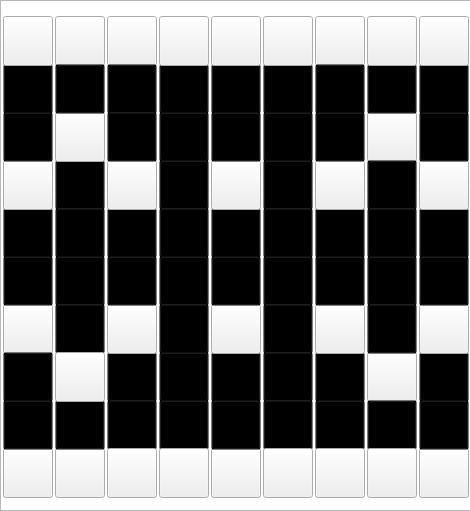
<?xml version="1.0" encoding="UTF-8"?>
<ui version="4.0">
 <class>MainWindow</class>
 <widget class="QMainWindow" name="MainWindow">
  <property name="geometry">
   <rect>
    <x>0</x>
    <y>0</y>
    <width>470</width>
    <height>511</height>
   </rect>
  </property>
  <property name="windowTitle">
   <string>MainWindow</string>
  </property>
  <widget class="QWidget" name="centralWidget">
   <widget class="QGraphicsView" name="plate">
    <property name="geometry">
     <rect>
      <x>0</x>
      <y>0</y>
      <width>471</width>
      <height>511</height>
     </rect>
    </property>
    <property name="styleSheet">
     <string notr="true">border-image: url(:/Chess_project/Chess_project/pic/01300000247881122610859882327.jpg);</string>
    </property>
   </widget>
   <widget class="QPushButton" name="x5_y5">
    <property name="geometry">
     <rect>
      <x>211</x>
      <y>208</y>
      <width>50</width>
      <height>50</height>
     </rect>
    </property>
    <property name="styleSheet">
     <string notr="true">background-color:transparent</string>
    </property>
    <property name="text">
     <string/>
    </property>
   </widget>
   <widget class="QPushButton" name="x8_y5">
    <property name="geometry">
     <rect>
      <x>367</x>
      <y>208</y>
      <width>50</width>
      <height>50</height>
     </rect>
    </property>
    <property name="styleSheet">
     <string notr="true">background-color:transparent</string>
    </property>
    <property name="text">
     <string/>
    </property>
   </widget>
   <widget class="QPushButton" name="x2_y5">
    <property name="geometry">
     <rect>
      <x>55</x>
      <y>208</y>
      <width>50</width>
      <height>50</height>
     </rect>
    </property>
    <property name="styleSheet">
     <string notr="true">background-color:transparent</string>
    </property>
    <property name="text">
     <string/>
    </property>
   </widget>
   <widget class="QPushButton" name="x7_y5">
    <property name="geometry">
     <rect>
      <x>315</x>
      <y>208</y>
      <width>50</width>
      <height>50</height>
     </rect>
    </property>
    <property name="styleSheet">
     <string notr="true">background-color:transparent</string>
    </property>
    <property name="text">
     <string/>
    </property>
   </widget>
   <widget class="QPushButton" name="x4_y5">
    <property name="geometry">
     <rect>
      <x>159</x>
      <y>208</y>
      <width>50</width>
      <height>50</height>
     </rect>
    </property>
    <property name="styleSheet">
     <string notr="true">background-color:transparent</string>
    </property>
    <property name="text">
     <string/>
    </property>
   </widget>
   <widget class="QPushButton" name="x1_y5">
    <property name="geometry">
     <rect>
      <x>3</x>
      <y>208</y>
      <width>50</width>
      <height>50</height>
     </rect>
    </property>
    <property name="styleSheet">
     <string notr="true">background-color:transparent</string>
    </property>
    <property name="text">
     <string/>
    </property>
   </widget>
   <widget class="QPushButton" name="x3_y5">
    <property name="geometry">
     <rect>
      <x>107</x>
      <y>208</y>
      <width>50</width>
      <height>50</height>
     </rect>
    </property>
    <property name="styleSheet">
     <string notr="true">background-color:transparent</string>
    </property>
    <property name="text">
     <string/>
    </property>
   </widget>
   <widget class="QPushButton" name="x6_y5">
    <property name="geometry">
     <rect>
      <x>263</x>
      <y>208</y>
      <width>50</width>
      <height>50</height>
     </rect>
    </property>
    <property name="styleSheet">
     <string notr="true">background-color:transparent</string>
    </property>
    <property name="text">
     <string/>
    </property>
   </widget>
   <widget class="QPushButton" name="x9_y5">
    <property name="geometry">
     <rect>
      <x>419</x>
      <y>208</y>
      <width>50</width>
      <height>50</height>
     </rect>
    </property>
    <property name="styleSheet">
     <string notr="true">background-color:transparent</string>
    </property>
    <property name="text">
     <string/>
    </property>
   </widget>
   <widget class="QPushButton" name="x5_y8">
    <property name="geometry">
     <rect>
      <x>211</x>
      <y>352</y>
      <width>50</width>
      <height>50</height>
     </rect>
    </property>
    <property name="styleSheet">
     <string notr="true">background-color:transparent</string>
    </property>
    <property name="text">
     <string/>
    </property>
   </widget>
   <widget class="QPushButton" name="x4_y7">
    <property name="geometry">
     <rect>
      <x>159</x>
      <y>304</y>
      <width>50</width>
      <height>50</height>
     </rect>
    </property>
    <property name="styleSheet">
     <string notr="true">background-color:transparent</string>
    </property>
    <property name="text">
     <string/>
    </property>
   </widget>
   <widget class="QPushButton" name="x4_y8">
    <property name="geometry">
     <rect>
      <x>159</x>
      <y>352</y>
      <width>50</width>
      <height>50</height>
     </rect>
    </property>
    <property name="styleSheet">
     <string notr="true">background-color:transparent</string>
    </property>
    <property name="text">
     <string/>
    </property>
   </widget>
   <widget class="QPushButton" name="x6_y9">
    <property name="geometry">
     <rect>
      <x>263</x>
      <y>400</y>
      <width>50</width>
      <height>50</height>
     </rect>
    </property>
    <property name="styleSheet">
     <string notr="true">background-color:transparent</string>
    </property>
    <property name="text">
     <string/>
    </property>
   </widget>
   <widget class="QPushButton" name="x9_y8">
    <property name="geometry">
     <rect>
      <x>419</x>
      <y>352</y>
      <width>50</width>
      <height>50</height>
     </rect>
    </property>
    <property name="styleSheet">
     <string notr="true">background-color:transparent</string>
    </property>
    <property name="text">
     <string/>
    </property>
   </widget>
   <widget class="QPushButton" name="x9_ya">
    <property name="geometry">
     <rect>
      <x>419</x>
      <y>448</y>
      <width>50</width>
      <height>50</height>
     </rect>
    </property>
    <property name="styleSheet">
     <string notr="true">border-image: url(:/Chess_project/Chess_project/pic/redchar.png);</string>
    </property>
    <property name="text">
     <string/>
    </property>
   </widget>
   <widget class="QPushButton" name="x5_ya">
    <property name="geometry">
     <rect>
      <x>211</x>
      <y>448</y>
      <width>50</width>
      <height>50</height>
     </rect>
    </property>
    <property name="styleSheet">
     <string notr="true">border-image: url(:/Chess_project/Chess_project/pic/redgen.png);</string>
    </property>
    <property name="text">
     <string/>
    </property>
   </widget>
   <widget class="QPushButton" name="x3_y9">
    <property name="geometry">
     <rect>
      <x>107</x>
      <y>400</y>
      <width>50</width>
      <height>50</height>
     </rect>
    </property>
    <property name="styleSheet">
     <string notr="true">background-color:transparent</string>
    </property>
    <property name="text">
     <string/>
    </property>
   </widget>
   <widget class="QPushButton" name="x8_y8">
    <property name="geometry">
     <rect>
      <x>367</x>
      <y>352</y>
      <width>50</width>
      <height>50</height>
     </rect>
    </property>
    <property name="styleSheet">
     <string notr="true">border-image: url(:/Chess_project/Chess_project/pic/redcan.png);</string>
    </property>
    <property name="text">
     <string/>
    </property>
   </widget>
   <widget class="QPushButton" name="x3_ya">
    <property name="geometry">
     <rect>
      <x>107</x>
      <y>448</y>
      <width>50</width>
      <height>50</height>
     </rect>
    </property>
    <property name="styleSheet">
     <string notr="true">border-image: url(:/Chess_project/Chess_project/pic/redele.png);</string>
    </property>
    <property name="text">
     <string/>
    </property>
   </widget>
   <widget class="QPushButton" name="x3_y8">
    <property name="geometry">
     <rect>
      <x>107</x>
      <y>352</y>
      <width>50</width>
      <height>50</height>
     </rect>
    </property>
    <property name="styleSheet">
     <string notr="true">background-color:transparent</string>
    </property>
    <property name="text">
     <string/>
    </property>
   </widget>
   <widget class="QPushButton" name="x2_ya">
    <property name="geometry">
     <rect>
      <x>55</x>
      <y>448</y>
      <width>50</width>
      <height>50</height>
     </rect>
    </property>
    <property name="styleSheet">
     <string notr="true">border-image: url(:/Chess_project/Chess_project/pic/redhorse.png);</string>
    </property>
    <property name="text">
     <string/>
    </property>
   </widget>
   <widget class="QPushButton" name="x2_y7">
    <property name="geometry">
     <rect>
      <x>55</x>
      <y>304</y>
      <width>50</width>
      <height>50</height>
     </rect>
    </property>
    <property name="styleSheet">
     <string notr="true">background-color:transparent</string>
    </property>
    <property name="text">
     <string/>
    </property>
   </widget>
   <widget class="QPushButton" name="x8_y7">
    <property name="geometry">
     <rect>
      <x>367</x>
      <y>304</y>
      <width>50</width>
      <height>50</height>
     </rect>
    </property>
    <property name="styleSheet">
     <string notr="true">background-color:transparent</string>
    </property>
    <property name="text">
     <string/>
    </property>
   </widget>
   <widget class="QPushButton" name="x3_y7">
    <property name="geometry">
     <rect>
      <x>107</x>
      <y>304</y>
      <width>50</width>
      <height>50</height>
     </rect>
    </property>
    <property name="styleSheet">
     <string notr="true">border-image: url(:/Chess_project/Chess_project/pic/redsod.png);</string>
    </property>
    <property name="text">
     <string/>
    </property>
   </widget>
   <widget class="QPushButton" name="x5_y9">
    <property name="geometry">
     <rect>
      <x>211</x>
      <y>400</y>
      <width>50</width>
      <height>50</height>
     </rect>
    </property>
    <property name="styleSheet">
     <string notr="true">background-color:transparent</string>
    </property>
    <property name="text">
     <string/>
    </property>
   </widget>
   <widget class="QPushButton" name="x4_y9">
    <property name="geometry">
     <rect>
      <x>159</x>
      <y>400</y>
      <width>50</width>
      <height>50</height>
     </rect>
    </property>
    <property name="styleSheet">
     <string notr="true">background-color:transparent</string>
    </property>
    <property name="text">
     <string/>
    </property>
   </widget>
   <widget class="QPushButton" name="x8_y9">
    <property name="geometry">
     <rect>
      <x>367</x>
      <y>400</y>
      <width>50</width>
      <height>50</height>
     </rect>
    </property>
    <property name="styleSheet">
     <string notr="true">background-color:transparent</string>
    </property>
    <property name="text">
     <string/>
    </property>
   </widget>
   <widget class="QPushButton" name="x1_ya">
    <property name="geometry">
     <rect>
      <x>3</x>
      <y>448</y>
      <width>50</width>
      <height>50</height>
     </rect>
    </property>
    <property name="styleSheet">
     <string notr="true">border-image: url(:/Chess_project/Chess_project/pic/redchar.png);</string>
    </property>
    <property name="text">
     <string/>
    </property>
   </widget>
   <widget class="QPushButton" name="x9_y7">
    <property name="geometry">
     <rect>
      <x>419</x>
      <y>304</y>
      <width>50</width>
      <height>50</height>
     </rect>
    </property>
    <property name="styleSheet">
     <string notr="true">border-image: url(:/Chess_project/Chess_project/pic/redsod.png);</string>
    </property>
    <property name="text">
     <string/>
    </property>
   </widget>
   <widget class="QPushButton" name="x1_y7">
    <property name="geometry">
     <rect>
      <x>3</x>
      <y>304</y>
      <width>50</width>
      <height>50</height>
     </rect>
    </property>
    <property name="styleSheet">
     <string notr="true">border-image: url(:/Chess_project/Chess_project/pic/redsod.png);</string>
    </property>
    <property name="text">
     <string/>
    </property>
   </widget>
   <widget class="QPushButton" name="x1_y8">
    <property name="geometry">
     <rect>
      <x>3</x>
      <y>352</y>
      <width>50</width>
      <height>50</height>
     </rect>
    </property>
    <property name="styleSheet">
     <string notr="true">background-color:transparent</string>
    </property>
    <property name="text">
     <string/>
    </property>
   </widget>
   <widget class="QPushButton" name="x2_y9">
    <property name="geometry">
     <rect>
      <x>55</x>
      <y>400</y>
      <width>50</width>
      <height>50</height>
     </rect>
    </property>
    <property name="styleSheet">
     <string notr="true">background-color:transparent</string>
    </property>
    <property name="text">
     <string/>
    </property>
   </widget>
   <widget class="QPushButton" name="x6_y8">
    <property name="geometry">
     <rect>
      <x>263</x>
      <y>352</y>
      <width>50</width>
      <height>50</height>
     </rect>
    </property>
    <property name="styleSheet">
     <string notr="true">background-color:transparent</string>
    </property>
    <property name="text">
     <string/>
    </property>
   </widget>
   <widget class="QPushButton" name="x6_y7">
    <property name="geometry">
     <rect>
      <x>263</x>
      <y>304</y>
      <width>50</width>
      <height>50</height>
     </rect>
    </property>
    <property name="styleSheet">
     <string notr="true">background-color:transparent</string>
    </property>
    <property name="text">
     <string/>
    </property>
   </widget>
   <widget class="QPushButton" name="x6_ya">
    <property name="geometry">
     <rect>
      <x>263</x>
      <y>448</y>
      <width>50</width>
      <height>50</height>
     </rect>
    </property>
    <property name="styleSheet">
     <string notr="true">border-image: url(:/Chess_project/Chess_project/pic/redadv.png);</string>
    </property>
    <property name="text">
     <string/>
    </property>
   </widget>
   <widget class="QPushButton" name="x4_ya">
    <property name="geometry">
     <rect>
      <x>159</x>
      <y>448</y>
      <width>50</width>
      <height>50</height>
     </rect>
    </property>
    <property name="styleSheet">
     <string notr="true">border-image: url(:/Chess_project/Chess_project/pic/redadv.png);</string>
    </property>
    <property name="text">
     <string/>
    </property>
   </widget>
   <widget class="QPushButton" name="x9_y9">
    <property name="geometry">
     <rect>
      <x>419</x>
      <y>400</y>
      <width>50</width>
      <height>50</height>
     </rect>
    </property>
    <property name="styleSheet">
     <string notr="true">background-color:transparent</string>
    </property>
    <property name="text">
     <string/>
    </property>
   </widget>
   <widget class="QPushButton" name="x7_y8">
    <property name="geometry">
     <rect>
      <x>315</x>
      <y>352</y>
      <width>50</width>
      <height>50</height>
     </rect>
    </property>
    <property name="styleSheet">
     <string notr="true">background-color:transparent</string>
    </property>
    <property name="text">
     <string/>
    </property>
   </widget>
   <widget class="QPushButton" name="x5_y7">
    <property name="geometry">
     <rect>
      <x>211</x>
      <y>304</y>
      <width>50</width>
      <height>50</height>
     </rect>
    </property>
    <property name="styleSheet">
     <string notr="true">border-image: url(:/Chess_project/Chess_project/pic/redsod.png);</string>
    </property>
    <property name="text">
     <string/>
    </property>
   </widget>
   <widget class="QPushButton" name="x8_ya">
    <property name="geometry">
     <rect>
      <x>367</x>
      <y>448</y>
      <width>50</width>
      <height>50</height>
     </rect>
    </property>
    <property name="styleSheet">
     <string notr="true">border-image: url(:/Chess_project/Chess_project/pic/redhorse.png);</string>
    </property>
    <property name="text">
     <string/>
    </property>
   </widget>
   <widget class="QPushButton" name="x7_y9">
    <property name="geometry">
     <rect>
      <x>315</x>
      <y>400</y>
      <width>50</width>
      <height>50</height>
     </rect>
    </property>
    <property name="styleSheet">
     <string notr="true">background-color:transparent</string>
    </property>
    <property name="text">
     <string/>
    </property>
   </widget>
   <widget class="QPushButton" name="x2_y8">
    <property name="geometry">
     <rect>
      <x>55</x>
      <y>352</y>
      <width>50</width>
      <height>50</height>
     </rect>
    </property>
    <property name="styleSheet">
     <string notr="true">border-image: url(:/Chess_project/Chess_project/pic/redcan.png);</string>
    </property>
    <property name="text">
     <string/>
    </property>
   </widget>
   <widget class="QPushButton" name="x7_ya">
    <property name="geometry">
     <rect>
      <x>315</x>
      <y>448</y>
      <width>50</width>
      <height>50</height>
     </rect>
    </property>
    <property name="styleSheet">
     <string notr="true">border-image: url(:/Chess_project/Chess_project/pic/redele.png);</string>
    </property>
    <property name="text">
     <string/>
    </property>
   </widget>
   <widget class="QPushButton" name="x7_y7">
    <property name="geometry">
     <rect>
      <x>315</x>
      <y>304</y>
      <width>50</width>
      <height>50</height>
     </rect>
    </property>
    <property name="styleSheet">
     <string notr="true">border-image: url(:/Chess_project/Chess_project/pic/redsod.png);</string>
    </property>
    <property name="text">
     <string/>
    </property>
   </widget>
   <widget class="QPushButton" name="x1_y9">
    <property name="geometry">
     <rect>
      <x>3</x>
      <y>400</y>
      <width>50</width>
      <height>50</height>
     </rect>
    </property>
    <property name="styleSheet">
     <string notr="true">background-color:transparent</string>
    </property>
    <property name="text">
     <string/>
    </property>
   </widget>
   <widget class="QPushButton" name="x9_y6">
    <property name="geometry">
     <rect>
      <x>419</x>
      <y>256</y>
      <width>50</width>
      <height>50</height>
     </rect>
    </property>
    <property name="styleSheet">
     <string notr="true">background-color:transparent</string>
    </property>
    <property name="text">
     <string/>
    </property>
   </widget>
   <widget class="QPushButton" name="x5_y6">
    <property name="geometry">
     <rect>
      <x>211</x>
      <y>256</y>
      <width>50</width>
      <height>50</height>
     </rect>
    </property>
    <property name="styleSheet">
     <string notr="true">background-color:transparent</string>
    </property>
    <property name="text">
     <string/>
    </property>
   </widget>
   <widget class="QPushButton" name="x7_y6">
    <property name="geometry">
     <rect>
      <x>315</x>
      <y>256</y>
      <width>50</width>
      <height>50</height>
     </rect>
    </property>
    <property name="styleSheet">
     <string notr="true">background-color:transparent</string>
    </property>
    <property name="text">
     <string/>
    </property>
   </widget>
   <widget class="QPushButton" name="x1_y6">
    <property name="geometry">
     <rect>
      <x>3</x>
      <y>256</y>
      <width>50</width>
      <height>50</height>
     </rect>
    </property>
    <property name="styleSheet">
     <string notr="true">background-color:transparent</string>
    </property>
    <property name="text">
     <string/>
    </property>
   </widget>
   <widget class="QPushButton" name="x3_y6">
    <property name="geometry">
     <rect>
      <x>107</x>
      <y>256</y>
      <width>50</width>
      <height>50</height>
     </rect>
    </property>
    <property name="styleSheet">
     <string notr="true">background-color:transparent</string>
    </property>
    <property name="text">
     <string/>
    </property>
   </widget>
   <widget class="QPushButton" name="x4_y6">
    <property name="geometry">
     <rect>
      <x>159</x>
      <y>256</y>
      <width>50</width>
      <height>50</height>
     </rect>
    </property>
    <property name="styleSheet">
     <string notr="true">background-color:transparent</string>
    </property>
    <property name="text">
     <string/>
    </property>
   </widget>
   <widget class="QPushButton" name="x2_y6">
    <property name="geometry">
     <rect>
      <x>55</x>
      <y>256</y>
      <width>50</width>
      <height>50</height>
     </rect>
    </property>
    <property name="styleSheet">
     <string notr="true">background-color:transparent</string>
    </property>
    <property name="text">
     <string/>
    </property>
   </widget>
   <widget class="QPushButton" name="x6_y6">
    <property name="geometry">
     <rect>
      <x>263</x>
      <y>256</y>
      <width>50</width>
      <height>50</height>
     </rect>
    </property>
    <property name="styleSheet">
     <string notr="true">background-color:transparent</string>
    </property>
    <property name="text">
     <string/>
    </property>
   </widget>
   <widget class="QPushButton" name="x8_y6">
    <property name="geometry">
     <rect>
      <x>367</x>
      <y>256</y>
      <width>50</width>
      <height>50</height>
     </rect>
    </property>
    <property name="styleSheet">
     <string notr="true">background-color:transparent</string>
    </property>
    <property name="text">
     <string/>
    </property>
   </widget>
   <widget class="QPushButton" name="x8_y3">
    <property name="geometry">
     <rect>
      <x>367</x>
      <y>112</y>
      <width>50</width>
      <height>50</height>
     </rect>
    </property>
    <property name="styleSheet">
     <string notr="true">border-image: url(:/Chess_project/Chess_project/pic/blackcan.png);</string>
    </property>
    <property name="text">
     <string/>
    </property>
   </widget>
   <widget class="QPushButton" name="x1_y2">
    <property name="enabled">
     <bool>true</bool>
    </property>
    <property name="geometry">
     <rect>
      <x>3</x>
      <y>64</y>
      <width>50</width>
      <height>50</height>
     </rect>
    </property>
    <property name="styleSheet">
     <string notr="true">background-color:transparent</string>
    </property>
    <property name="text">
     <string/>
    </property>
   </widget>
   <widget class="QPushButton" name="x3_y4">
    <property name="geometry">
     <rect>
      <x>107</x>
      <y>160</y>
      <width>50</width>
      <height>50</height>
     </rect>
    </property>
    <property name="styleSheet">
     <string notr="true">border-image: url(:/Chess_project/Chess_project/pic/blacksod.png);</string>
    </property>
    <property name="text">
     <string/>
    </property>
   </widget>
   <widget class="QPushButton" name="x3_y1">
    <property name="geometry">
     <rect>
      <x>107</x>
      <y>16</y>
      <width>50</width>
      <height>50</height>
     </rect>
    </property>
    <property name="styleSheet">
     <string notr="true">border-image: url(:/Chess_project/Chess_project/pic/blackele.png);</string>
    </property>
    <property name="text">
     <string/>
    </property>
   </widget>
   <widget class="QPushButton" name="x2_y4">
    <property name="geometry">
     <rect>
      <x>55</x>
      <y>160</y>
      <width>50</width>
      <height>50</height>
     </rect>
    </property>
    <property name="styleSheet">
     <string notr="true">background-color:transparent</string>
    </property>
    <property name="text">
     <string/>
    </property>
   </widget>
   <widget class="QPushButton" name="x7_y4">
    <property name="geometry">
     <rect>
      <x>315</x>
      <y>160</y>
      <width>50</width>
      <height>50</height>
     </rect>
    </property>
    <property name="styleSheet">
     <string notr="true">border-image: url(:/Chess_project/Chess_project/pic/blacksod.png);</string>
    </property>
    <property name="text">
     <string/>
    </property>
   </widget>
   <widget class="QPushButton" name="x8_y4">
    <property name="geometry">
     <rect>
      <x>367</x>
      <y>160</y>
      <width>50</width>
      <height>50</height>
     </rect>
    </property>
    <property name="styleSheet">
     <string notr="true">background-color:transparent</string>
    </property>
    <property name="text">
     <string/>
    </property>
   </widget>
   <widget class="QPushButton" name="x5_y2">
    <property name="geometry">
     <rect>
      <x>211</x>
      <y>64</y>
      <width>50</width>
      <height>50</height>
     </rect>
    </property>
    <property name="styleSheet">
     <string notr="true">background-color:transparent</string>
    </property>
    <property name="text">
     <string/>
    </property>
   </widget>
   <widget class="QPushButton" name="x3_y3">
    <property name="geometry">
     <rect>
      <x>107</x>
      <y>112</y>
      <width>50</width>
      <height>50</height>
     </rect>
    </property>
    <property name="styleSheet">
     <string notr="true">background-color:transparent</string>
    </property>
    <property name="text">
     <string/>
    </property>
   </widget>
   <widget class="QPushButton" name="x1_y4">
    <property name="geometry">
     <rect>
      <x>3</x>
      <y>160</y>
      <width>50</width>
      <height>50</height>
     </rect>
    </property>
    <property name="styleSheet">
     <string notr="true">border-image: url(:/Chess_project/Chess_project/pic/blacksod.png);</string>
    </property>
    <property name="text">
     <string/>
    </property>
   </widget>
   <widget class="QPushButton" name="x2_y3">
    <property name="geometry">
     <rect>
      <x>55</x>
      <y>112</y>
      <width>50</width>
      <height>50</height>
     </rect>
    </property>
    <property name="styleSheet">
     <string notr="true">border-image: url(:/Chess_project/Chess_project/pic/blackcan.png);</string>
    </property>
    <property name="text">
     <string/>
    </property>
   </widget>
   <widget class="QPushButton" name="x2_y1">
    <property name="geometry">
     <rect>
      <x>55</x>
      <y>16</y>
      <width>50</width>
      <height>50</height>
     </rect>
    </property>
    <property name="styleSheet">
     <string notr="true">border-image: url(:/Chess_project/Chess_project/pic/blackhorse.png);</string>
    </property>
    <property name="text">
     <string/>
    </property>
   </widget>
   <widget class="QPushButton" name="x4_y2">
    <property name="geometry">
     <rect>
      <x>159</x>
      <y>64</y>
      <width>50</width>
      <height>50</height>
     </rect>
    </property>
    <property name="styleSheet">
     <string notr="true">background-color:transparent</string>
    </property>
    <property name="text">
     <string/>
    </property>
   </widget>
   <widget class="QPushButton" name="x5_y1">
    <property name="geometry">
     <rect>
      <x>211</x>
      <y>16</y>
      <width>50</width>
      <height>50</height>
     </rect>
    </property>
    <property name="styleSheet">
     <string notr="true">border-image: url(:/Chess_project/Chess_project/pic/blackgen.png);</string>
    </property>
    <property name="text">
     <string/>
    </property>
   </widget>
   <widget class="QPushButton" name="x6_y2">
    <property name="geometry">
     <rect>
      <x>263</x>
      <y>64</y>
      <width>50</width>
      <height>50</height>
     </rect>
    </property>
    <property name="styleSheet">
     <string notr="true">background-color:transparent</string>
    </property>
    <property name="text">
     <string/>
    </property>
   </widget>
   <widget class="QPushButton" name="x3_y2">
    <property name="geometry">
     <rect>
      <x>107</x>
      <y>64</y>
      <width>50</width>
      <height>50</height>
     </rect>
    </property>
    <property name="styleSheet">
     <string notr="true">background-color:transparent</string>
    </property>
    <property name="text">
     <string/>
    </property>
   </widget>
   <widget class="QPushButton" name="x2_y2">
    <property name="geometry">
     <rect>
      <x>55</x>
      <y>64</y>
      <width>50</width>
      <height>50</height>
     </rect>
    </property>
    <property name="styleSheet">
     <string notr="true">background-color:transparent</string>
    </property>
    <property name="text">
     <string/>
    </property>
   </widget>
   <widget class="QPushButton" name="x5_y4">
    <property name="geometry">
     <rect>
      <x>211</x>
      <y>160</y>
      <width>50</width>
      <height>50</height>
     </rect>
    </property>
    <property name="styleSheet">
     <string notr="true">border-image: url(:/Chess_project/Chess_project/pic/blacksod.png);</string>
    </property>
    <property name="text">
     <string/>
    </property>
   </widget>
   <widget class="QPushButton" name="x7_y1">
    <property name="geometry">
     <rect>
      <x>315</x>
      <y>16</y>
      <width>50</width>
      <height>50</height>
     </rect>
    </property>
    <property name="styleSheet">
     <string notr="true">border-image: url(:/Chess_project/Chess_project/pic/blackele.png);</string>
    </property>
    <property name="text">
     <string/>
    </property>
   </widget>
   <widget class="QPushButton" name="x7_y2">
    <property name="geometry">
     <rect>
      <x>315</x>
      <y>64</y>
      <width>50</width>
      <height>50</height>
     </rect>
    </property>
    <property name="styleSheet">
     <string notr="true">background-color:transparent</string>
    </property>
    <property name="text">
     <string/>
    </property>
   </widget>
   <widget class="QPushButton" name="x9_y4">
    <property name="geometry">
     <rect>
      <x>419</x>
      <y>160</y>
      <width>50</width>
      <height>50</height>
     </rect>
    </property>
    <property name="styleSheet">
     <string notr="true">border-image: url(:/Chess_project/Chess_project/pic/blacksod.png);</string>
    </property>
    <property name="text">
     <string/>
    </property>
   </widget>
   <widget class="QPushButton" name="x9_y2">
    <property name="geometry">
     <rect>
      <x>419</x>
      <y>64</y>
      <width>50</width>
      <height>50</height>
     </rect>
    </property>
    <property name="styleSheet">
     <string notr="true">background-color:transparent</string>
    </property>
    <property name="text">
     <string/>
    </property>
   </widget>
   <widget class="QPushButton" name="x4_y3">
    <property name="geometry">
     <rect>
      <x>159</x>
      <y>112</y>
      <width>50</width>
      <height>50</height>
     </rect>
    </property>
    <property name="styleSheet">
     <string notr="true">background-color:transparent</string>
    </property>
    <property name="text">
     <string/>
    </property>
   </widget>
   <widget class="QPushButton" name="x1_y3">
    <property name="geometry">
     <rect>
      <x>3</x>
      <y>112</y>
      <width>50</width>
      <height>50</height>
     </rect>
    </property>
    <property name="styleSheet">
     <string notr="true">background-color:transparent</string>
    </property>
    <property name="text">
     <string/>
    </property>
   </widget>
   <widget class="QPushButton" name="x8_y2">
    <property name="geometry">
     <rect>
      <x>367</x>
      <y>64</y>
      <width>50</width>
      <height>50</height>
     </rect>
    </property>
    <property name="styleSheet">
     <string notr="true">background-color:transparent</string>
    </property>
    <property name="text">
     <string/>
    </property>
   </widget>
   <widget class="QPushButton" name="x7_y3">
    <property name="geometry">
     <rect>
      <x>315</x>
      <y>112</y>
      <width>50</width>
      <height>50</height>
     </rect>
    </property>
    <property name="styleSheet">
     <string notr="true">background-color:transparent</string>
    </property>
    <property name="text">
     <string/>
    </property>
   </widget>
   <widget class="QPushButton" name="x4_y4">
    <property name="geometry">
     <rect>
      <x>159</x>
      <y>160</y>
      <width>50</width>
      <height>50</height>
     </rect>
    </property>
    <property name="styleSheet">
     <string notr="true">background-color:transparent</string>
    </property>
    <property name="text">
     <string/>
    </property>
   </widget>
   <widget class="QPushButton" name="x4_y1">
    <property name="geometry">
     <rect>
      <x>159</x>
      <y>16</y>
      <width>50</width>
      <height>50</height>
     </rect>
    </property>
    <property name="styleSheet">
     <string notr="true">border-image: url(:/Chess_project/Chess_project/pic/blackadv.png);</string>
    </property>
    <property name="text">
     <string/>
    </property>
   </widget>
   <widget class="QPushButton" name="x5_y3">
    <property name="geometry">
     <rect>
      <x>211</x>
      <y>112</y>
      <width>50</width>
      <height>50</height>
     </rect>
    </property>
    <property name="styleSheet">
     <string notr="true">background-color:transparent</string>
    </property>
    <property name="text">
     <string/>
    </property>
   </widget>
   <widget class="QPushButton" name="x6_y1">
    <property name="geometry">
     <rect>
      <x>263</x>
      <y>16</y>
      <width>50</width>
      <height>50</height>
     </rect>
    </property>
    <property name="styleSheet">
     <string notr="true">border-image: url(:/Chess_project/Chess_project/pic/blackadv.png);</string>
    </property>
    <property name="text">
     <string/>
    </property>
   </widget>
   <widget class="QPushButton" name="x9_y3">
    <property name="geometry">
     <rect>
      <x>419</x>
      <y>112</y>
      <width>50</width>
      <height>50</height>
     </rect>
    </property>
    <property name="styleSheet">
     <string notr="true">background-color:transparent</string>
    </property>
    <property name="text">
     <string/>
    </property>
   </widget>
   <widget class="QPushButton" name="x1_y1">
    <property name="geometry">
     <rect>
      <x>3</x>
      <y>16</y>
      <width>50</width>
      <height>50</height>
     </rect>
    </property>
    <property name="styleSheet">
     <string notr="true">border-image: url(:/Chess_project/Chess_project/pic/blackchar.png);</string>
    </property>
    <property name="text">
     <string/>
    </property>
   </widget>
   <widget class="QPushButton" name="x6_y3">
    <property name="geometry">
     <rect>
      <x>263</x>
      <y>112</y>
      <width>50</width>
      <height>50</height>
     </rect>
    </property>
    <property name="styleSheet">
     <string notr="true">background-color:transparent</string>
    </property>
    <property name="text">
     <string/>
    </property>
   </widget>
   <widget class="QPushButton" name="x9_y1">
    <property name="geometry">
     <rect>
      <x>419</x>
      <y>16</y>
      <width>50</width>
      <height>50</height>
     </rect>
    </property>
    <property name="styleSheet">
     <string notr="true">border-image: url(:/Chess_project/Chess_project/pic/blackchar.png);</string>
    </property>
    <property name="text">
     <string/>
    </property>
   </widget>
   <widget class="QPushButton" name="x6_y4">
    <property name="geometry">
     <rect>
      <x>263</x>
      <y>160</y>
      <width>50</width>
      <height>50</height>
     </rect>
    </property>
    <property name="styleSheet">
     <string notr="true">background-color:transparent</string>
    </property>
    <property name="text">
     <string/>
    </property>
   </widget>
   <widget class="QPushButton" name="x8_y1">
    <property name="geometry">
     <rect>
      <x>367</x>
      <y>16</y>
      <width>50</width>
      <height>50</height>
     </rect>
    </property>
    <property name="styleSheet">
     <string notr="true">border-image: url(:/Chess_project/Chess_project/pic/blackhorse.png);</string>
    </property>
    <property name="text">
     <string/>
    </property>
   </widget>
  </widget>
 </widget>
 <layoutdefault spacing="6" margin="11"/>
 <resources/>
 <connections/>
</ui>
